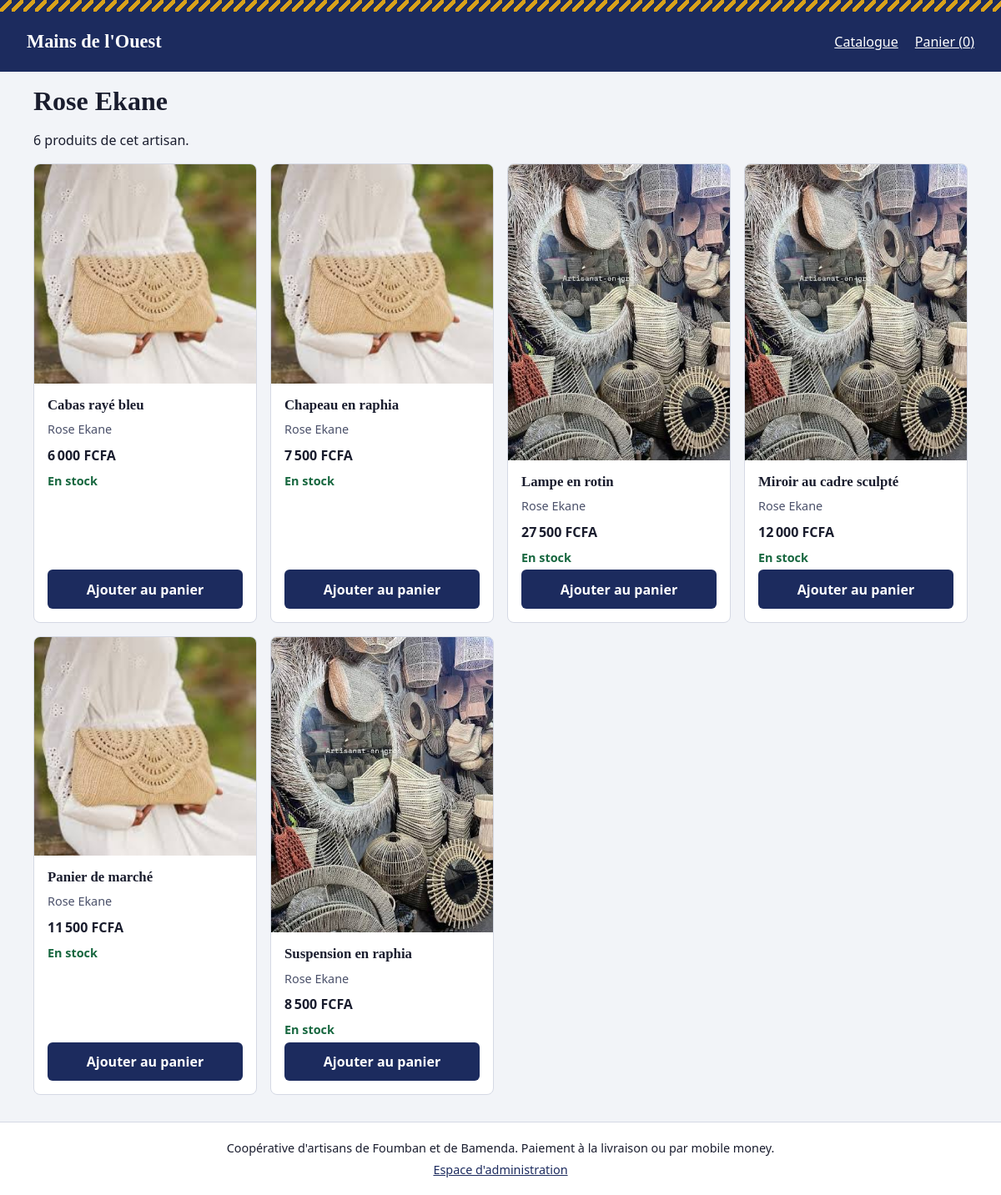
The app's page /artisan/Rose Ekane with its own data.
### tables this page shows
CREATE TABLE produits (
    id           INTEGER PRIMARY KEY AUTOINCREMENT,
    nom          TEXT    NOT NULL,
    categorie_id INTEGER NOT NULL REFERENCES categories(id),
    description  TEXT    NOT NULL DEFAULT '',
    prix         INTEGER NOT NULL CHECK (prix > 0),
    stock        INTEGER NOT NULL DEFAULT 0 CHECK (stock >= 0),
    image        TEXT    NOT NULL DEFAULT 'img/defaut.jpg',
    artisan      TEXT    NOT NULL,
    actif        INTEGER NOT NULL DEFAULT 1 CHECK (actif IN (0, 1))
);

### app.py (the view)
@app.route("/artisan/<nom>")
def artisan(nom):
    produits = chercher_produits(artisan=nom)
    if not produits:
        abort(404)
    return render_template("artisan.html", nom=nom, produits=produits)

### app.py (called while the page is built)
def get_db():
    if "db" not in g:
        g.db = sqlite3.connect(CHEMIN_BASE)
        g.db.row_factory = sqlite3.Row
        g.db.execute("PRAGMA foreign_keys = ON")
    return g.db

@app.teardown_appcontext
def fermer_db(_erreur):
    db = g.pop("db", None)
    if db is not None:
        db.close()

@app.before_request
def verifier_csrf():
    if request.method == "POST":
        attendu = session.get("csrf", "")
        recu = request.form.get("csrf", "")
        if not attendu or not secrets.compare_digest(attendu, recu):
            abort(400)

@app.context_processor
def contexte_commun():
    if "csrf" not in session:
        session["csrf"] = secrets.token_hex(16)
    return {"csrf": session["csrf"], "admin_connecte": "admin_id" in session,
            "MODES_PAIEMENT": MODES_PAIEMENT, "SEUIL": SEUIL_ALERTE_STOCK}

@app.after_request
def en_tetes_securite(reponse):
    reponse.headers["X-Content-Type-Options"] = "nosniff"
    reponse.headers["Content-Security-Policy"] = (
        "default-src 'self'; img-src 'self' data:; frame-ancestors 'none'")
    return reponse

@app.template_filter("fcfa")
def filtre_fcfa(montant):
    return f"{int(montant):,}".replace(",", "\u202f") + "\u00a0FCFA"

def chercher_produits(categorie=None, recherche="", tri="nom", ids=None, artisan=None):
    sql = ("SELECT p.*, c.nom AS categorie FROM produits p "
           "JOIN categories c ON c.id = p.categorie_id WHERE p.actif = 1")
    params = []
    if categorie:
        sql += " AND p.categorie_id = ?"
        params.append(categorie)
    if recherche:
        sql += " AND (p.nom LIKE ? OR p.description LIKE ? OR p.artisan LIKE ?)"
        params += [f"%{recherche}%"] * 3
    if artisan:
        sql += " AND p.artisan = ?"
        params.append(artisan)
    if ids:
        sql += " AND p.id IN (%s)" % ",".join("?" * len(ids))  # seuls des « ? » sont insérés
        params += ids
    sql += " ORDER BY " + TRIS.get(tri, TRIS["nom"])
    return get_db().execute(sql, params).fetchall()

### templates/artisan.html (shortened to what this page needs)
{% extends "base.html" %}
{% block contenu %}
<h1>{{ nom }}</h1>
<p>{{ produits|length }} produit{{ 's' if produits|length > 1 }} de cet artisan.</p>
<div class="grille">
  {% for p in produits %}{% include "_carte_produit.html" %}{% endfor %}
</div>
{% endblock %}

### templates/_carte_produit.html
<article class="produit-carte">
  <a href="{{ url_for('produit', produit_id=p.id) }}">
    <img src="{{ url_for('static', filename=p.image) }}" alt="{{ p.nom }}, par {{ p.artisan }}" width="400" height="300" loading="lazy">
  </a>
  <div class="produit-infos">
    <h3><a href="{{ url_for('produit', produit_id=p.id) }}">{{ p.nom }}</a></h3>
    <p class="artisan">{{ p.artisan }}</p>
    <p class="prix">{{ p.prix|fcfa }}</p>
    {% if p.stock > 0 %}
    <p class="stock stock-ok">En stock</p>
    <button type="button" class="bouton" data-ajouter="{{ p.id }}" data-stock="{{ p.stock }}">Ajouter au panier</button>
    {% else %}
    <p class="stock stock-vide">Épuisé</p>
    {% endif %}
  </div>
</article>

### static/css/style.css (style rules this page uses)
:root { --indigo: #1c2b5e; --encre: #1a1d2e; --fond: #f2f4f8; --surface: #ffffff; --raphia: #d9a21b; --trait: #d5d9e4; --ok: #17673f; --alerte: #b3261e; --police-titre: "Palatino Linotype", Palatino, "Book Antiqua", Georgia, serif; --police-texte: system-ui, -apple-system, "Segoe UI", Roboto, sans-serif; }
*, *::before, *::after { box-sizing: border-box; }
body { margin: 0; font-family: var(--police-texte); color: var(--encre); background: var(--fond); line-height: 1.5; }
h1, h2, h3, .logo { font-family: var(--police-titre); line-height: 1.2; }
h1 { font-size: 1.6rem; margin: 1rem 0; }
h3 { font-size: 1.05rem; margin: .25rem 0; }
a { color: var(--indigo); }
img { max-width: 100%; height: auto; display: block; }
.bouton { display: inline-block; background: var(--indigo); color: #fff; border: 0; border-radius: 6px; padding: .7rem 1.1rem; font: inherit; font-weight: 600; cursor: pointer; text-decoration: none; min-height: 44px; }
.grille { display: grid; gap: 1rem; grid-template-columns: 1fr; }
.produit-carte { background: var(--surface); border: 1px solid var(--trait); border-radius: 8px; overflow: hidden; display: flex; flex-direction: column; }
.produit-infos { padding: .75rem 1rem 1rem; display: flex; flex-direction: column; gap: .25rem; flex: 1; }
.produit-infos .bouton { margin-top: auto; }
.produit-infos h3 a { text-decoration: none; color: var(--encre); }
.artisan { margin: 0; color: #4b516a; font-size: .9rem; }
.prix { font-weight: 700; margin: .25rem 0; }
.stock { margin: 0; font-weight: 600; font-size: .9rem; }
.stock-ok { color: var(--ok); }
@media (min-width: 40em) { h1 { font-size: 2rem; } }
@media (min-width: 40em) { .grille { grid-template-columns: repeat(2, 1fr); } }
@media (min-width: 64em) { .grille { grid-template-columns: repeat(4, 1fr); } }

### records on screen
produits: image (picture), nom "Cabas rayé bleu", artisan "Rose Ekane", prix|fcfa "6 000 FCFA"
produits: image (picture), nom "Chapeau en raphia", artisan "Rose Ekane", prix|fcfa "7 500 FCFA"
produits: image (picture), nom "Lampe en rotin", artisan "Rose Ekane", prix|fcfa "27 500 FCFA"
produits: image (picture), nom "Miroir au cadre sculpté", artisan "Rose Ekane", prix|fcfa "12 000 FCFA"
produits: image (picture), nom "Panier de marché", artisan "Rose Ekane", prix|fcfa "11 500 FCFA"
produits: image (picture), nom "Suspension en raphia", artisan "Rose Ekane", prix|fcfa "8 500 FCFA"

### other values on screen
{{ nom }} "Rose Ekane"
{{ produits|length }} "6"
{{ 's' if produits|length > 1 }} "s"
